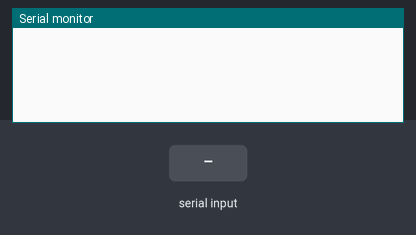
This sketch was run on a simulated Arduino Uno, built with avr-gcc and run on an emulated ATmega328P. Parts: the last lines printed to the serial monitor. The inputs (shaded band) are chosen by the test bench.

Above: at 1.2 s.
1.3 s: "r" received over Serial
At 2.5 s:
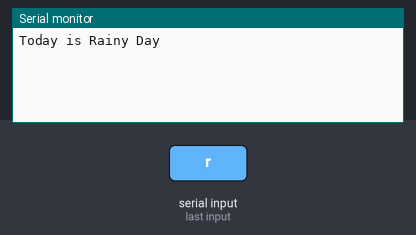
2.8 s: "1" received over Serial
At 3.7 s:
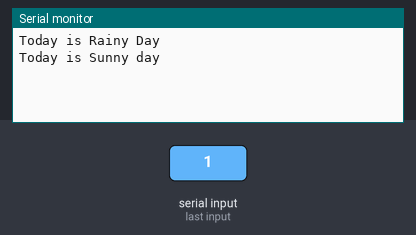

Measured:
- after the input at 1.3 s, the serial monitor: prints a new line at once (image 1)
- after the input at 2.8 s, the serial monitor: prints a new line at once (image 2)

The sketch:

if_else_statement.ino
```cpp
// C++ code
//if else statement
void setup()
{
  Serial.begin(9600);
}

void loop()
{
  if(Serial.available() > 0){
    char a = Serial.read();
    if (a == 'r' || a == 'R'){
      Serial.println("Today is Rainy Day");
    }else{
      Serial.println("Today is Sunny day");
    }
    delay(1000);
  }
}
```
